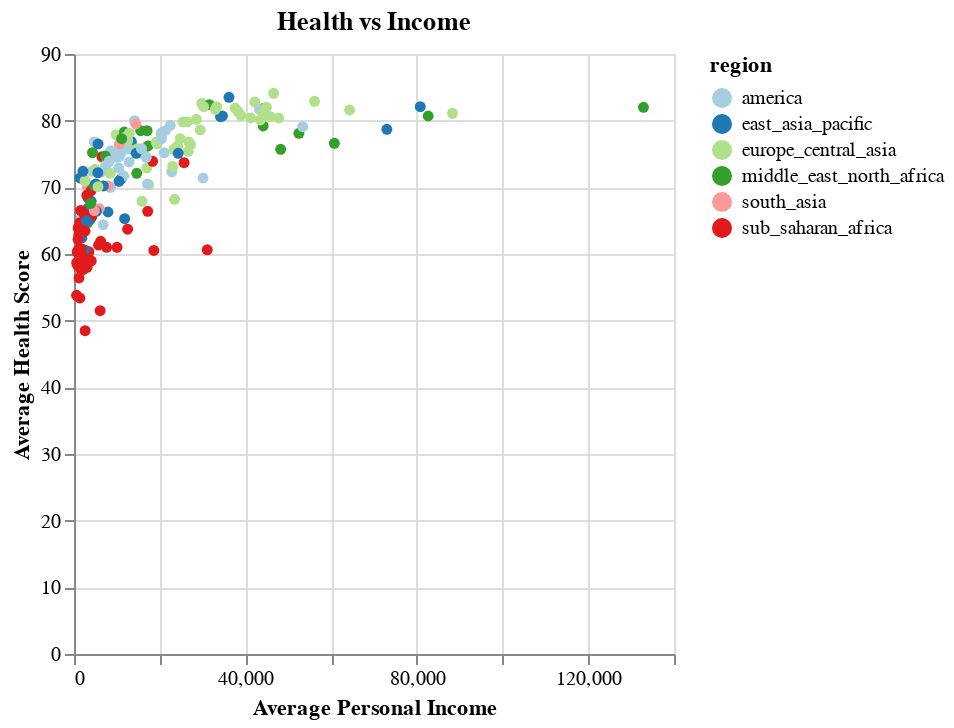

Source (notebook cell):
### Markdown cell above
### Part 1.2 Customize the color (5 points)

Now choose a customized color map for the previous question. Explain how you choose the color map and apply it to the plot. Please do NOT use the pre-defined color palettes in matplotlib, instead, use the websites like Color Brewer or Colorgorical. You can use following line to include your own selected color list (legend_color is your color number list): 

    alt.Color('region:N', scale=alt.Scale(range=legend_color))

### Code cell
selection = alt.selection_point()

# Select custom color scheme 
legend_color = ['#a6cee3', '#1f78b4', '#b2df8a', '#33a02c', '#fb9a99', '#e31a1c', '#fdbf6f']


chart = alt.Chart(gapminder).mark_circle().encode(
    x=alt.X('income:Q', title='Average Personal Income'),
    y=alt.Y('health:Q', title='Average Health Score'),
    color=alt.Color('region:N', scale=alt.Scale(range=legend_color)),
    opacity=alt.condition(selection, alt.value(1), alt.value(0.1)),
    tooltip=['country', 'population']
).properties(
    title = 'Health vs Income'
).add_params(
    selection
)

chart

### Figure 1 — Vega-Lite specification as saved in the notebook (floating-point values rounded to 4 significant figures; data arrays with more than 128 entries replaced by an {"elided": "..."} marker saying what was removed)
{"config": {"view": {"continuousWidth": 300, "continuousHeight": 300}}, "data": {"name": "data-0cccb53798da4802be2d0e8a4b32b4c1"}, "mark": {"type": "circle"}, "encoding": {"color": {"field": "region", "scale": {"range": ["#a6cee3", "#1f78b4", "#b2df8a", "#33a02c", "#fb9a99", "#e31a1c", "#fdbf6f"]}, "type": "nominal"}, "opacity": {"condition": {"param": "param_2", "value": 1}, "value": 0.1}, "tooltip": [{"field": "country", "type": "nominal"}, {"field": "population", "type": "quantitative"}], "x": {"field": "income", "title": "Average Personal Income", "type": "quantitative"}, "y": {"field": "health", "title": "Average Health Score", "type": "quantitative"}}, "params": [{"name": "param_2", "select": {"type": "point"}}], "title": "Health vs Income", "$schema": "https://vega.github.io/schema/vega-lite/v5.20.1.json", "datasets": {"data-0cccb53798da4802be2d0e8a4b32b4c1": {"elided": "187 records"}}}
